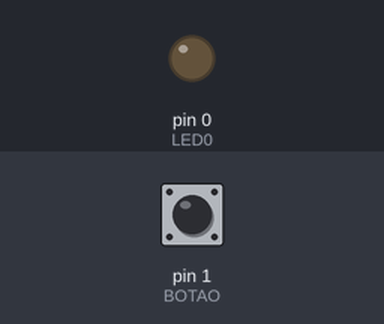
Bench run of a sketch on a simulated Arduino Uno, built with avr-gcc and run on an emulated ATmega328P. Parts: output pins drawn as LEDs (lit = HIGH). Inputs (shaded band) come from the test bench; at power-on: pin 1 (BOTAO) HIGH.

Above: at 1.2 s.
1.3 s: pin 1 (BOTAO) pulsed LOW 5 times (0.12 s each, 0.3 s apart)
At 3.3 s:
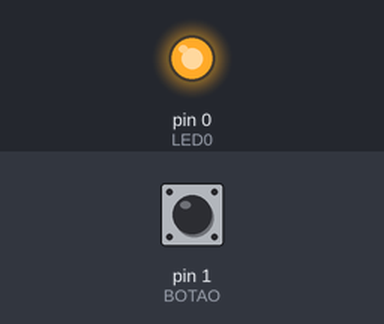
4.3 s: pin 1 (BOTAO) pulled LOW for 0.15 s
At 5.1 s:
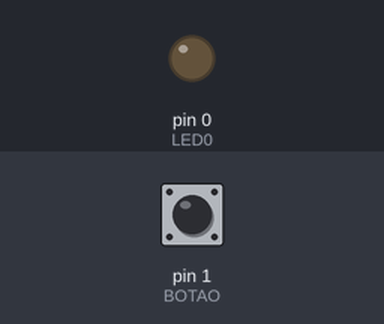
Timing chart, 0 to 7.3 s (numbered marks = the images above; inputs shaded):
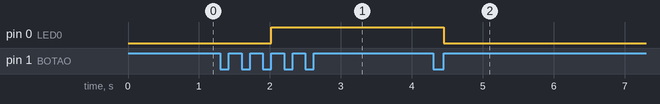

The sketch:

sketch_BotaoBolado.ino
```cpp
#define LED0 0
#define BOTAO 1
int clicks = 0;

void setup() {
  pinMode(LED0, OUTPUT);
  pinMode(BOTAO, INPUT);
}

void handleTurn(bool on) {
  digitalWrite(LED0, on ? HIGH : LOW);
}

void loop() {
  if(digitalRead(BOTAO) == LOW) {
    while(digitalRead(BOTAO) == LOW);

    clicks++;

    Serial.print("Clicks: " + int(clicks));

    if(clicks == 3) {
      handleTurn(true);
    }
  }

  if(clicks == 6) {
    handleTurn(false);
    clicks = 0;
  }
}
```

Measured:
- after the input at 1.3 s, pin 0 (LED0): LOW → HIGH after 0.72 s
- after the input at 4.3 s, pin 0 (LED0): HIGH → LOW after 0.15 s
